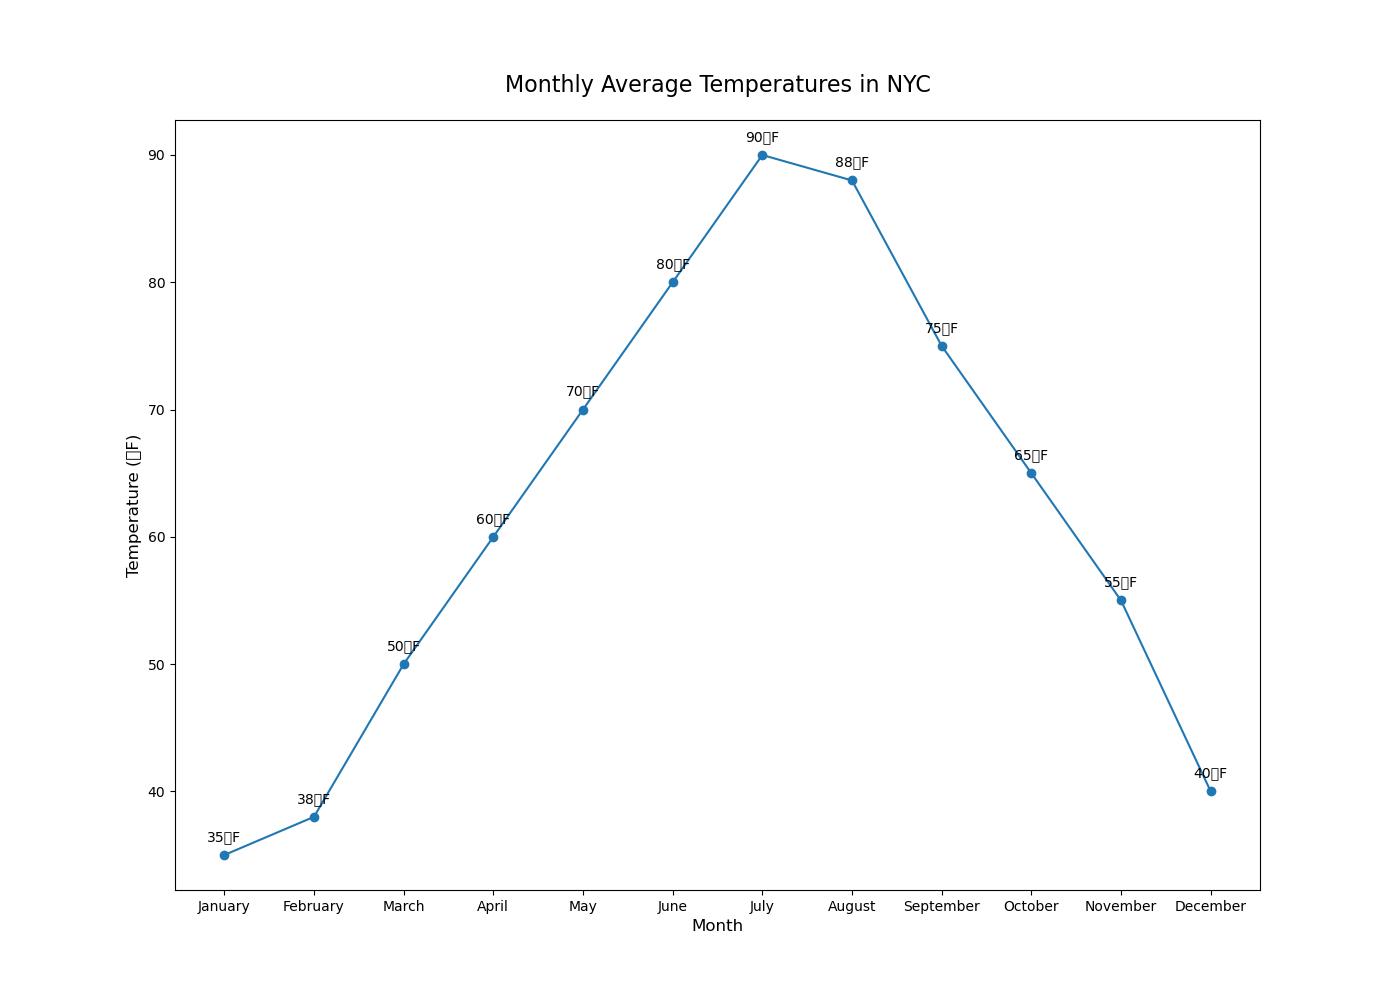

Recreate this plot in Python.

import matplotlib.pyplot as plt

# Data
months = ['January', 'February', 'March', 'April', 'May', 'June', 'July', 'August', 'September', 'October', 'November', 'December']
average_temperature_f = [35, 38, 50, 60, 70, 80, 90, 88, 75, 65, 55, 40]

# Modify color scheme with color codes, change figure size, change trend by slightly altering temperatures
plt.figure(figsize=(14, 10))
plt.plot(months, average_temperature_f, color='#1f77b4', marker='o')  # Trend with color code

# Adding labels with annotations
for i, (month, temp) in enumerate(zip(months, average_temperature_f)):
    plt.annotate(f'{temp}°F', (month, temp), textcoords="offset points", xytext=(0,10), ha='center')

# Adding title and labels
plt.title('Monthly Average Temperatures in NYC', pad=20, fontsize=16)
plt.xlabel('Month', fontsize=12)
plt.ylabel('Temperature (°F)', fontsize=12)

# Display chart
plt.show()
